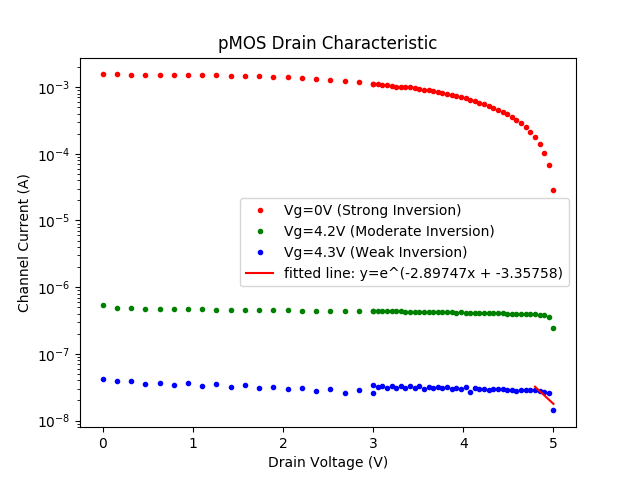

The script that saved this image:
# -*- coding: utf-8 -*-

import numpy as np
from scipy import stats
import matplotlib.pyplot as plt

# Importing Data
Iraw = open('../pmos exp3 0/Id.txt', 'r').read().split()
VdRaw = open('../pmos exp3 0/Vd.txt', 'r').read().split()
Iraw2 = open('../pmos exp3 4.2/Id.txt', 'r').read().split()
VdRaw2 = open('../pmos exp3 4.2/Vd.txt', 'r').read().split()
Iraw3 = open('../pmos exp3 4.3/Id.txt', 'r').read().split()
VdRaw3 = open('../pmos exp3 4.3/Vd.txt', 'r').read().split()

Ilogged = []
Ilogged2 = []
Ilogged3 = []

Vd = []
Vd2 = []
Vd3 = []

Vsat = []
Isat = []
Vsat2 = []
Isat2 = []
Vsat3 = []
Isat3 = []


#Is = ??
#Ut = ??


i = 0
for x in Iraw:
    cVal = float(x)
    vVal = float(VdRaw[i])
    Iraw[i] = -1*float(Iraw[i])
    VdRaw[i] = float(VdRaw[i])
    if Iraw[i] > 0:
        Ilogged.append(np.log(Iraw[i]))
        Vd.append(VdRaw[i])
        if VdRaw[i] < 2.0:
            Vsat.append(VdRaw[i])
            Isat.append((Iraw[i]))
    i+=1


i = 0
for x in Iraw2:
    Iraw2[i] = -1*float(Iraw2[i])
    VdRaw2[i] = float(VdRaw2[i])
    if Iraw[i] > 0:
        Ilogged2.append(np.log(Iraw2[i]))
        Vd2.append(VdRaw2[i])
        if VdRaw2[i] < 2.0:
            Vsat2.append(VdRaw2[i])
            Isat2.append((Iraw2[i]))
    i+=1

i = 0
for x in Iraw3:
    Iraw3[i] = -1*float(Iraw3[i])
    VdRaw3[i] = float(VdRaw3[i])
    if Iraw[i] > 0:
        Ilogged3.append(np.log(Iraw3[i]))
        Vd3.append(VdRaw3[i])
        if VdRaw3[i] < 2.0:
            Vsat3.append(VdRaw3[i])
            Isat3.append((Iraw3[i]))
    i+=1

Vsat = np.array(Vsat)
Vsat2 = np.array(Vsat2)
Vsat3 = np.array(Vsat3)
Vsat = 5-Vsat
Vsat2 = 5-Vsat2
Vsat3 = 5-Vsat3

Vd = np.array(Vd)
Vd2 = np.array(Vd2)
Vd3 = np.array(Vd3)
Vd = 5 - Vd
Vd2 = 5 - Vd2
Vd3 = 5 - Vd3

m, b, r_value, p_value, std_err = stats.linregress(Vsat, Isat)
ro = 1/m

m2, b2, r_value, p_value, std_err = stats.linregress(Vsat2, Isat2)
ro2 = 1/m2

m3, b3, r_value, p_value, std_err = stats.linregress(Vsat3, Isat3)
ro3 = 1/m3

slope, intercept, r_value, p_value, std_err = stats.linregress(Vd[-5:], Ilogged[-5:])
gs = slope

slope, intercept, r_value, p_value, std_err = stats.linregress(Vd2[-5:], Ilogged2[-5:])
gs2 = slope

slope, intercept, r_value, p_value, std_err = stats.linregress(Vd3[-5:], Ilogged3[-5:])
gs3 = slope



if __name__ == '__main__':

    # Setting up plot
    title = "pMOS Drain Characteristic"
    yLabel = "Channel Current (A)"
    xLabel = "Drain Voltage (V)"

    # Plotting Data

    Data1 = plt.semilogy(VdRaw, Iraw, 'ro', markersize=3, label="Vg=0V (Strong Inversion)")
    Data1 = plt.semilogy(VdRaw2, Iraw2, 'go', markersize=3, label="Vg=4.2V (Moderate Inversion)")
    Data1 = plt.semilogy(VdRaw3, Iraw3, 'bo', markersize=3, label="Vg=4.3V (Weak Inversion)")
    #Data1 = plt.semilogy(Vd, Iraw, 'ro', markersize=3, label="Vg=0V (Strong Inversion)")
    #Data1 = plt.semilogy(Vd2, Iraw2, 'go', markersize=3, label="Vg=4.2V (Moderate Inversion)")
    #Data1 = plt.semilogy(Vd3, Iraw3, 'bo', markersize=3, label="Vg=4.3V (Weak Inversion)")

    Data = plt.plot(Vsat3, (m*(Vsat3)+b), 'r', label="fitted line: y=e^("+str(round(m, 5))+"x + " +str(round(b, 5)) + ")")
    print(b, m)
    #Data = plt.plot(Vd[-5:], np.exp(slope*(np.array(Vd[-5:]))+intercept), 'r', label="fitted line: y=e^("+str(round(slope, 5))+"x + " +str(round(intercept, 5)) + ")")

    plt.xlabel(xLabel)
    plt.ylabel(yLabel)
    plt.title(title)
    plt.legend()
    plt.savefig('pmos_drain.png', format='png')
    plt.show()
